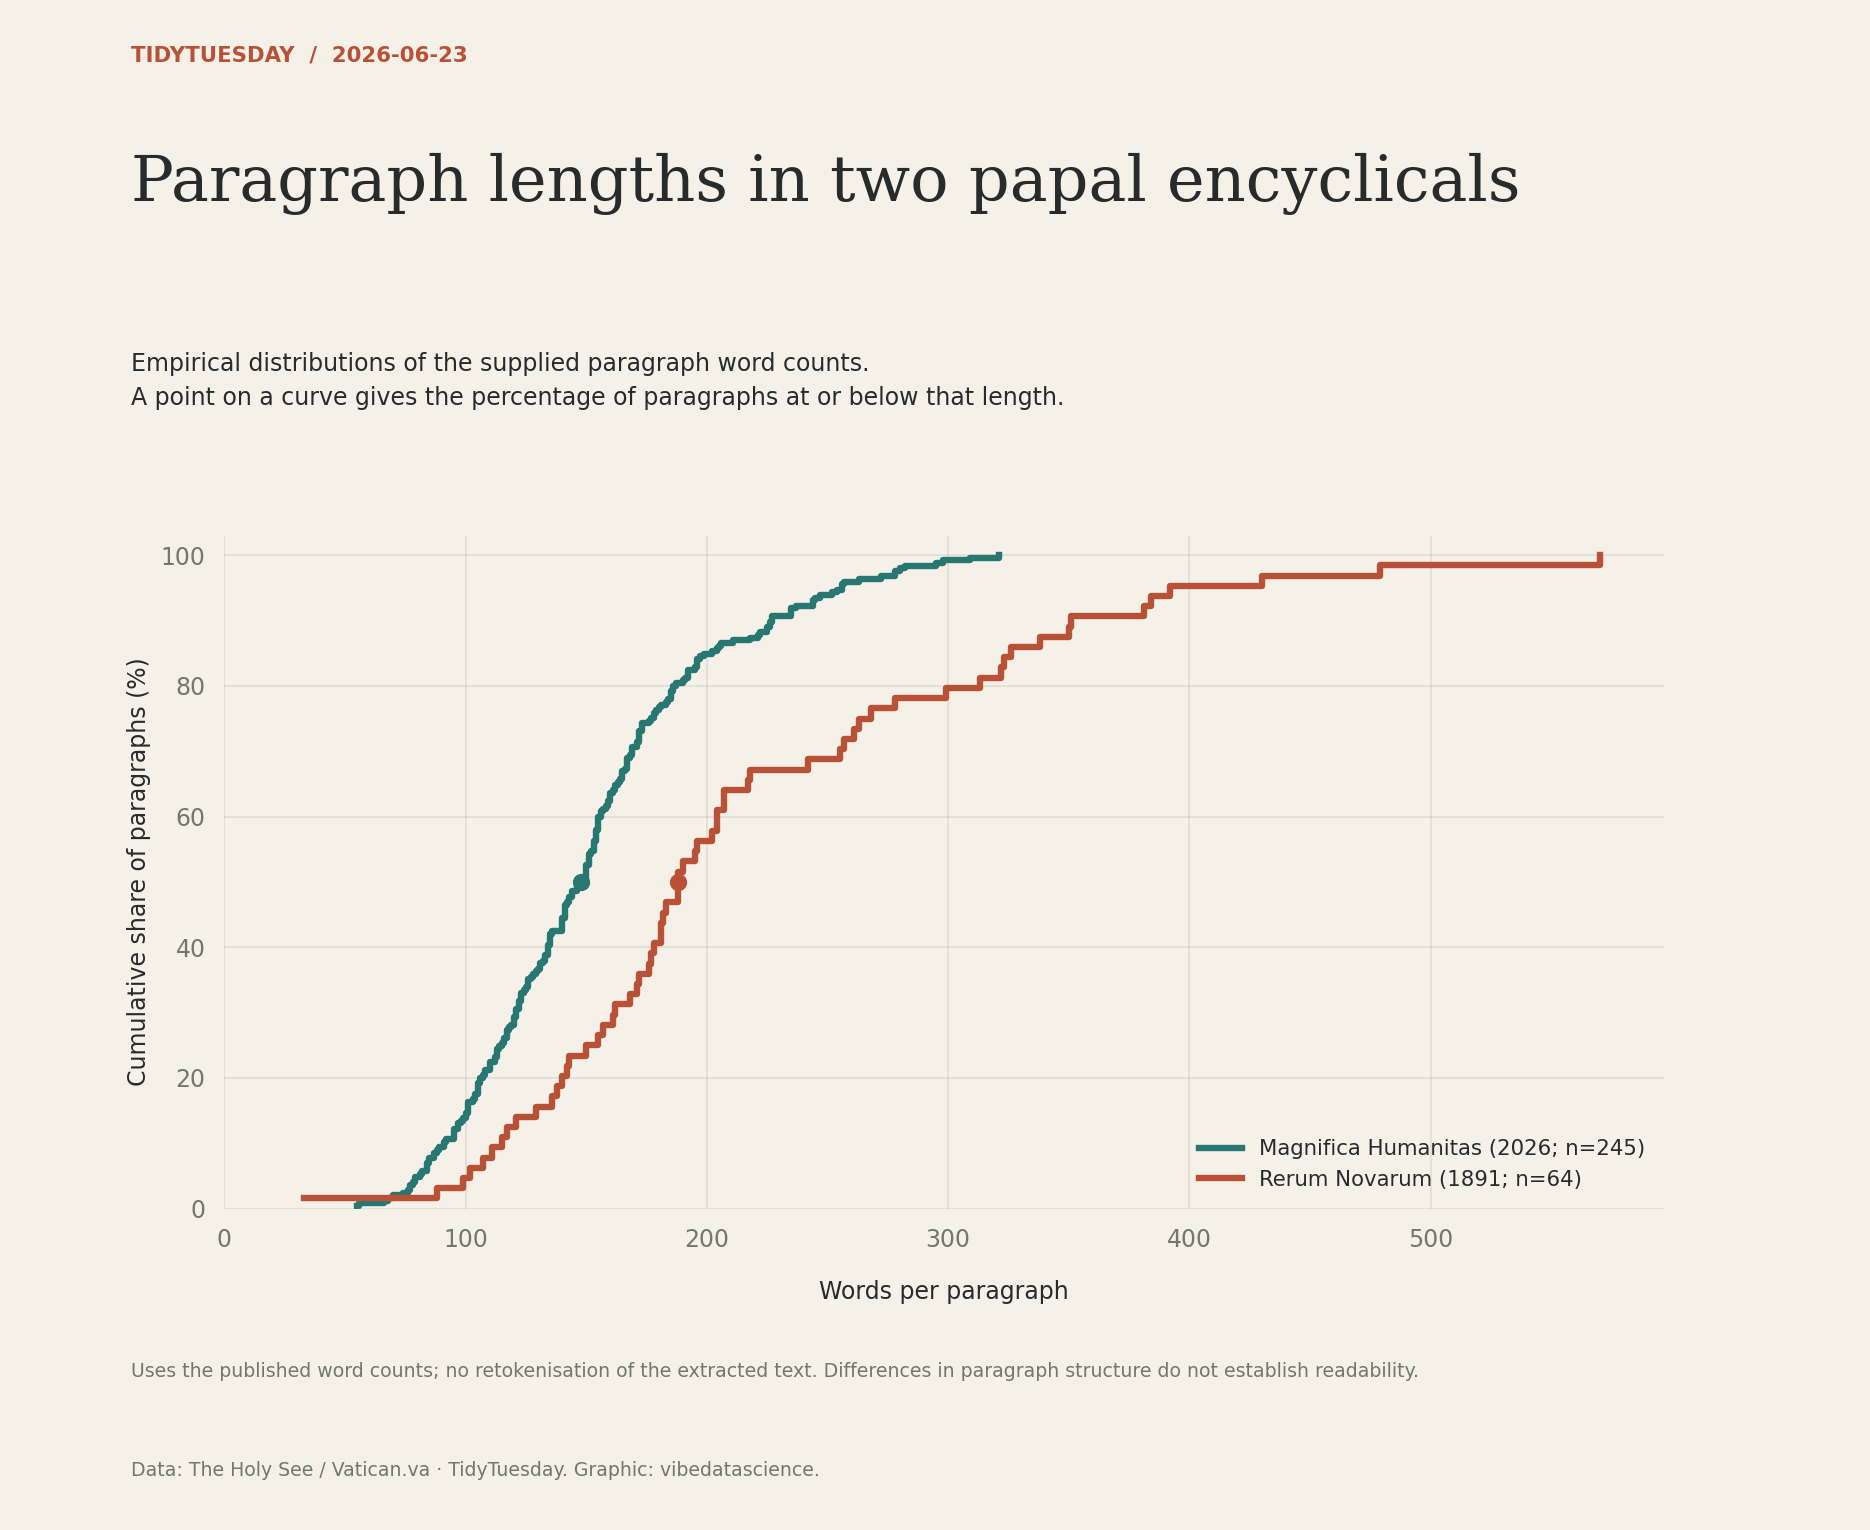

The script that saved this image:
"""TidyTuesday 2026-06-23: Paragraph lengths in two papal encyclicals. Reproduce the chart from the bundled source data."""
from pathlib import Path
import textwrap
import re
from collections import Counter
import numpy as np
import pandas as pd
import matplotlib
matplotlib.use('Agg')
import matplotlib.pyplot as plt
import matplotlib.dates as mdates
from matplotlib.ticker import FuncFormatter, MaxNLocator
from matplotlib.colors import LinearSegmentedColormap, Normalize
from matplotlib.patches import Patch

HERE = Path(__file__).resolve().parent
PAPER, INK, MUTED, ACCENT, SECOND = ('#f5f1e8', '#272b2b', '#72786f', '#b95137', '#287773')
plt.rcParams.update({'font.family':'DejaVu Sans', 'font.size':10, 'text.color':INK,
 'axes.labelcolor':INK, 'xtick.color':MUTED, 'ytick.color':MUTED,
 'axes.edgecolor':MUTED, 'savefig.facecolor':PAPER})

def read(name):
    data = pd.read_csv(HERE / 'data' / (name + '.csv.gz'), low_memory=False)
    assert len(data), 'Empty source data'
    return data

def figure(subtitle, height=9):
    fig = plt.figure(figsize=(11,height), facecolor=PAPER)
    fig.text(.07,.96,'TIDYTUESDAY  /  2026-06-23',fontsize=9,color=ACCENT,weight='bold')
    fig.text(.07,.90,textwrap.fill('Paragraph lengths in two papal encyclicals',48),fontsize=27,fontfamily='DejaVu Serif',va='top',linespacing=1.14)
    fig.text(.07,.77,subtitle,fontsize=10,va='top',linespacing=1.55)
    fig.text(.07,.035,textwrap.fill('Data: The Holy See / Vatican.va · TidyTuesday. Graphic: vibedatascience.',110),fontsize=8,color=MUTED,linespacing=1.5)
    return fig

def axis(fig, rect=(.24,.18,.69,.49), grid='x'):
    ax=fig.add_axes(rect,facecolor=PAPER)
    for spine in ax.spines.values():spine.set_visible(False)
    ax.tick_params(length=0,pad=8)
    if grid:ax.grid(axis=grid,color=MUTED,alpha=.16,linewidth=.7)
    ax.set_axisbelow(True)
    return ax

def save(fig):
    fig.savefig(HERE / '20260623.png',dpi=170)
    plt.close(fig)
    print('2026-06-23: saved 20260623.png')

df=read('paragraph_counts').dropna(subset=['word_count']);assert df.word_count.ge(0).all()
fig=figure('Empirical distributions of the supplied paragraph word counts.\nA point on a curve gives the percentage of paragraphs at or below that length.',9)
ax=axis(fig,(.12,.21,.77,.44),grid='both')
for (name,g),color in zip(df.groupby('encyclical'),[SECOND,ACCENT]):
 vals=np.sort(g.word_count);y=100*np.arange(1,len(vals)+1)/len(vals)
 ax.step(vals,y,where='post',color=color,lw=2.7,label=f'{name} ({int(g.year.iloc[0])}; n={len(g)})')
 med=np.median(vals);ax.scatter(med,50,color=color,s=40,zorder=4)
ax.set_xlim(left=0);ax.set_ylim(0,103);ax.set_xlabel('Words per paragraph',labelpad=12);ax.set_ylabel('Cumulative share of paragraphs (%)');ax.legend(frameon=False,loc='lower right',fontsize=9)
fig.text(.07,.10,'Uses the published word counts; no retokenisation of the extracted text. Differences in paragraph structure do not establish readability.',fontsize=8,color=MUTED)
save(fig)
